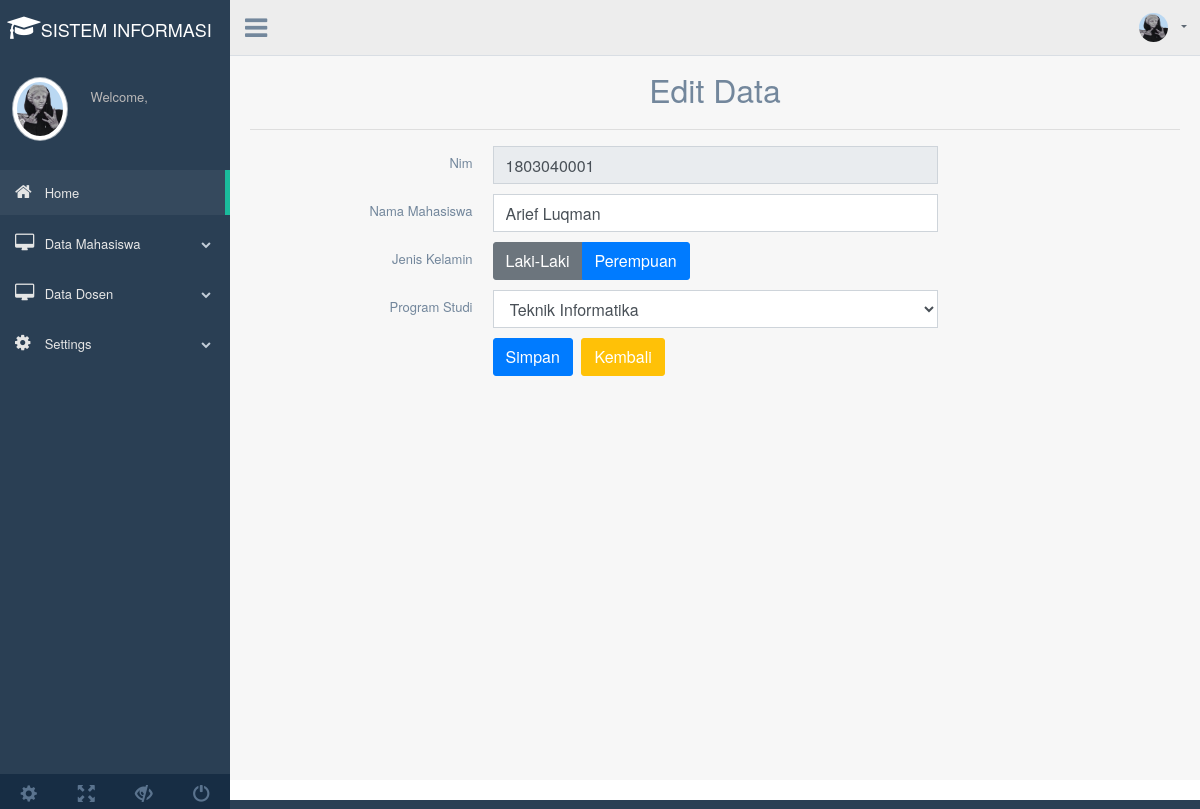
/beranda.php?page=edit_mhs&Nim=1803040001, run on the app's committed database.
### tables this page shows
CREATE TABLE `mahasiswa` (
  `Nim` int(10) NOT NULL,
  `Nama_Mhs` varchar(50) NOT NULL,
  `Jenis_Kelamin` varchar(50) NOT NULL,
  `Program_Studi` varchar(50) NOT NULL
);

### edit.php (the view, shortened to what this page needs)
<?php include('config.php'); ?>
	<div class="container" style="margin-top:20px">
		<center><font size="6">Edit Data</font></center>
		<hr>
		<?php
		if(isset($_GET['Nim'])){
			$Nim = $_GET['Nim'];
			$select = mysqli_query($config, "SELECT * FROM mahasiswa WHERE Nim='$Nim'") or die(mysqli_error($koneksi));
			if(mysqli_num_rows($select) == 0){
				echo '<div class="alert alert-warning">ID tidak ada dalam database.</div>';
				exit();
			}else{
				$data = mysqli_fetch_assoc($select);
			}
		}
		?>
		<form action="beranda.php?page=edit_mhs&Nim=<?php echo $Nim; ?>" method="post">
			<div class="item form-group">
				<label class="col-form-label col-md-3 col-sm-3 label-align">Nim</label>
				<div class="col-md-6 col-sm-6">
					<input type="text" name="Nim" class="form-control" size="4" value="<?php echo $data['Nim']; ?>" readonly required>
				</div>
			</div>
			<div class="item form-group">
				<label class="col-form-label col-md-3 col-sm-3 label-align">Nama Mahasiswa</label>
				<div class="col-md-6 col-sm-6">
					<input type="text" name="Nama_Mhs" class="form-control" value="<?php echo $data['Nama_Mhs']; ?>" required>
				</div>
			</div>
			<div class="item form-group">
				<label class="col-form-label col-md-3 col-sm-3 label-align">Jenis Kelamin</label>
				<div class="col-md-6 col-sm-6 ">
					<div class="btn-group" data-toggle="buttons">
						<label class="btn btn-secondary" data-toggle-class="btn-primary" data-toggle-passive-class="btn-default">
							<input type="radio" class="join-btn" name="Jenis_Kelamin" value="Laki-Laki" <?php if($data['Jenis_Kelamin'] == 'Laki-Laki'){ echo 'checked'; } ?> required>Laki-Laki
						</label>
						<label class="btn btn-primary" data-toggle-class="btn-primary" data-toggle-passive-class="btn-default">
							<input type="radio" class="join-btn" name="Jenis_Kelamin" value="Perempuan" <?php if($data['Jenis_Kelamin'] == 'Perempuan'){ echo 'checked'; } ?> required>Perempuan
						</label>
					</div>
				</div>
			</div>
			<div class="item form-group">
				<label class="col-form-label col-md-3 col-sm-3 label-align">Program Studi</label>
				<div class="col-md-6 col-sm-6">
					<select name="Program_Studi" class="form-control" required>
						<option value="Teknik Informatika" <?php if($data['Program_Studi'] == 'Teknik Informatika'){ echo 'selected'; } ?>>Teknik Informatika</option>
					</select>
				</div>
			</div>
			<div class="item form-group">
				<div class="col-md-6 col-sm-6 offset-md-3">
					<input type="submit" name="submit" class="btn btn-primary" value="Simpan">
					<a href="beranda.php?page=tampil_mhs" class="btn btn-warning">Kembali</a>
				</div>
			</div>
		</form>
	</div>

### data on the page
mahasiswa: Nim "1803040001", Nama_Mhs "Arief Luqman", Program_Studi "Teknik Informatika"
